Frame 1 (no input): blank canvas, image omitted
Frame 60 (no input): blank canvas, image omitted
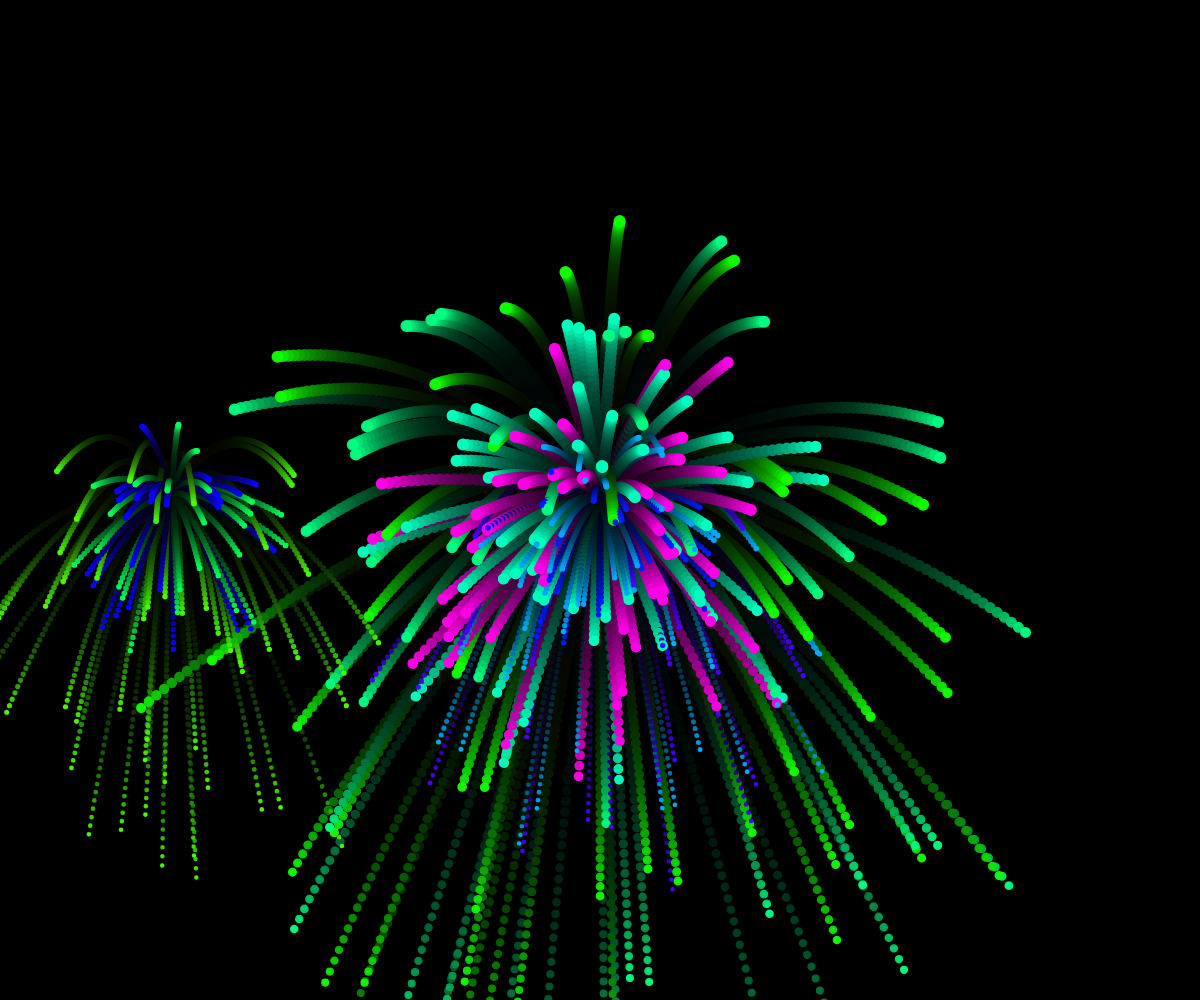
Frame 120 (the mouse pressed at the canvas centre since frame 60)

The p5.js sketch whose frames 1 and 60 were blank and that drew this single picture after the mouse press (run headless with seeded random() and noise() and a simulated clock; from frame 60 on, the mouse is pressed at the canvas centre):

// p5.js sketch
// ── sketch.js
// 烟花数组
let fireworks = [];
let gravity;
let lastSmallFireworkTime = 0;
let lastLargeFireworkTime = 0;

function setup() {
  createCanvas(windowWidth, windowHeight);
  colorMode(HSB, 255);
  gravity = createVector(0, 0.1); // 减小重力影响，使下落更慢
  stroke(255);
  strokeWeight(4);
  background(0);
}

function draw() {
  background(0, 25); // 轻微的背景残留，帮助视觉效果
  
  // 每秒随机生成一个小烟花
  if (millis() - lastSmallFireworkTime > 1000) {
    let smallFirework = new Firework(random(width), random(height/2)); // 在上半部分随机位置生成
    smallFirework.explode();
    fireworks.push(smallFirework);
    lastSmallFireworkTime = millis();
  }
  
  // 每秒在鼠标位置生成一个大烟花
  if (millis() - lastLargeFireworkTime > 1000 && (mouseX !== 0 || mouseY !== 0)) {
    let largeFirework = new Firework(mouseX, mouseY, true); // true表示是大烟花
    largeFirework.explode();
    fireworks.push(largeFirework);
    lastLargeFireworkTime = millis();
  }
  
  // 更新和显示所有烟花
  for (let i = fireworks.length - 1; i >= 0; i--) {
    fireworks[i].update();
    fireworks[i].show();
    
    // 如果烟花已经爆炸并且火花都消失了，则移除它
    if (fireworks[i].done()) {
      fireworks.splice(i, 1);
    }
  }
}

function touchStarted() {
  // 在触摸位置直接创建已爆炸的烟花
  let fw = new Firework(touchX, touchY);
  fw.explode(); // 立即爆炸
  fireworks.push(fw);
  return false; // 防止浏览器默认行为
}

function mousePressed() {
  // 在鼠标点击位置直接创建已爆炸的烟花
  let fw = new Firework(mouseX, mouseY);
  fw.explode(); // 立即爆炸
  fireworks.push(fw);
  return false; // 防止浏览器默认行为
}

function windowResized() {
  resizeCanvas(windowWidth, windowHeight);
}
// ── firework.js
class Firework {
  constructor(x, y, isLarge = false) {
    // 点击位置
    this.pos = createVector(x, y);
    
    // 是否已经爆炸（直接创建已爆炸的烟花）
    this.exploded = true;
    
    // 火花粒子数组
    this.particles = [];
    
    // 是否是大烟花
    this.isLarge = isLarge;
    
    // 爆炸次数计数器
    this.explosionCount = 0;
    
    // 第二次爆炸的延迟时间
    this.secondExplosionDelay = 500; // 毫秒
    this.firstExplosionTime = 0;
  }
  
  // 应用力（重力）
  applyForce(force) {
    // 火花粒子会应用重力，但烟花本身不需要
  }
  
  // 更新烟花状态
  update() {
    // 检查是否需要进行第二次爆炸
    if (this.explosionCount === 1 && millis() - this.firstExplosionTime > this.secondExplosionDelay) {
      this.explode(true); // 第二次爆炸
    }
    
    // 更新所有火花粒子
    for (let i = this.particles.length - 1; i >= 0; i--) {
      this.particles[i].applyForce(gravity);
      this.particles[i].update();
      
      // 如果粒子生命周期结束，则移除
      if (this.particles[i].done()) {
        this.particles.splice(i, 1);
      }
    }
  }
  
  // 爆炸产生火花（不超过2种颜色）
  explode(isSecondExplosion = false) {
    // 根据是否是大烟花来决定粒子数量
    const colorGroups = 2; // 统一为2种颜色组
    const particlesPerColor = this.isLarge ? 50 : 25; // 大烟花每组更多粒子
    
    // 两次爆炸使用相同的力度
    const velocityMultiplier = 1; // 保持力度一致
    const sizeMultiplier = 1; // 保持大小一致
    
    // 生成多组不同颜色的火花粒子
    for (let j = 0; j < colorGroups; j++) { // 颜色组数
      // 第二次爆炸使用不同的颜色
      let colorHue = isSecondExplosion ? (random(255) + 128) % 255 : random(255); // 随机色相
      for (let i = 0; i < particlesPerColor; i++) { // 每种颜色的粒子数
        // 创建粒子时传递额外参数
        const p = new Particle(
          this.pos.x, 
          this.pos.y, 
          colorHue, 
          this.isLarge, 
          velocityMultiplier,
          sizeMultiplier
        );
        this.particles.push(p);
      }
    }
    
    // 更新爆炸计数器和时间
    this.explosionCount++;
    if (this.explosionCount === 1) {
      this.firstExplosionTime = millis();
    }
  }
  
  // 显示烟花
  show() {
    // 显示所有火花粒子
    for (let particle of this.particles) {
      particle.show();
    }
  }
  
  // 判断烟花是否已完成（爆炸且所有火花都消失了）
  done() {
    return this.exploded && this.particles.length === 0;
  }
}
// ── particle.js
class Particle {
  constructor(x, y, colorHue, isLarge = false, velocityMultiplier = 1, sizeMultiplier = 1) {
    this.pos = createVector(x, y);
    // 记录初始Y位置
    this.initialY = y;
    // 创建从中心向外的随机速度向量
    this.vel = p5.Vector.random2D();
    // 大烟花有更强的爆炸力度，两次爆炸力度相等
    this.vel.mult((isLarge ? random(2, 8) : random(1, 4)) * velocityMultiplier);
    this.acc = createVector(0, 0);
    // 使用传入的色相值创建颜色
    this.color = color(colorHue, 255, 255);
    this.lifespan = 200; // 初始不透明度
    this.maxLifespan = 300; // 记录最大生命周期
    this.startTime = millis(); // 记录创建时间
    // 是否属于大烟花的粒子
    this.isLarge = isLarge;
    // 初始大小，两次爆炸粒子大小相等
    this.initialSize = (isLarge ? 8 : 4) * sizeMultiplier;
    this.currentSize = this.initialSize;
  }
  
  // 应用力
  applyForce(force) {
    this.acc.add(force);
  }
  
  // 更新粒子状态
  update() {
    this.vel.add(this.acc);
    this.pos.add(this.vel);
    this.acc.mult(0); // 重置加速度
    
    // 基于时间的淡出效果（5秒后完全消失）
    let elapsed = millis() - this.startTime;
    this.lifespan = this.maxLifespan * (1 - elapsed / 5000);
    
    // 粒子大小随着下落逐渐缩小
    // 根据粒子下落的距离计算缩小比例
    let fallDistance = this.pos.y - this.initialY;
    // 限制fallDistance最小值为0，避免粒子向上飞时变大
    fallDistance = max(0, fallDistance);
    // 粒子下落时逐渐缩小，最小缩小到原来的一半
    let sizeReduction = map(fallDistance, 0, height/2, 1, 0.5);
    this.currentSize = this.initialSize * sizeReduction;
    
    // 确保lifespan不低于0
    if (this.lifespan < 0) {
      this.lifespan = 0;
    }
  }
  
  // 显示粒子
  show() {
    // 使用lifespan作为透明度值
    let displayColor = color(
      hue(this.color),
      saturation(this.color),
      brightness(this.color),
      this.lifespan
    );
    
    stroke(displayColor);
    // 大烟花的粒子更粗
    strokeWeight(this.isLarge ? 4 : 2);
    fill(displayColor);
    // 使用当前大小绘制粒子
    ellipse(this.pos.x, this.pos.y, this.currentSize);
  }
  
  // 判断粒子是否生命周期结束
  done() {
    return this.lifespan <= 0;
  }
}
